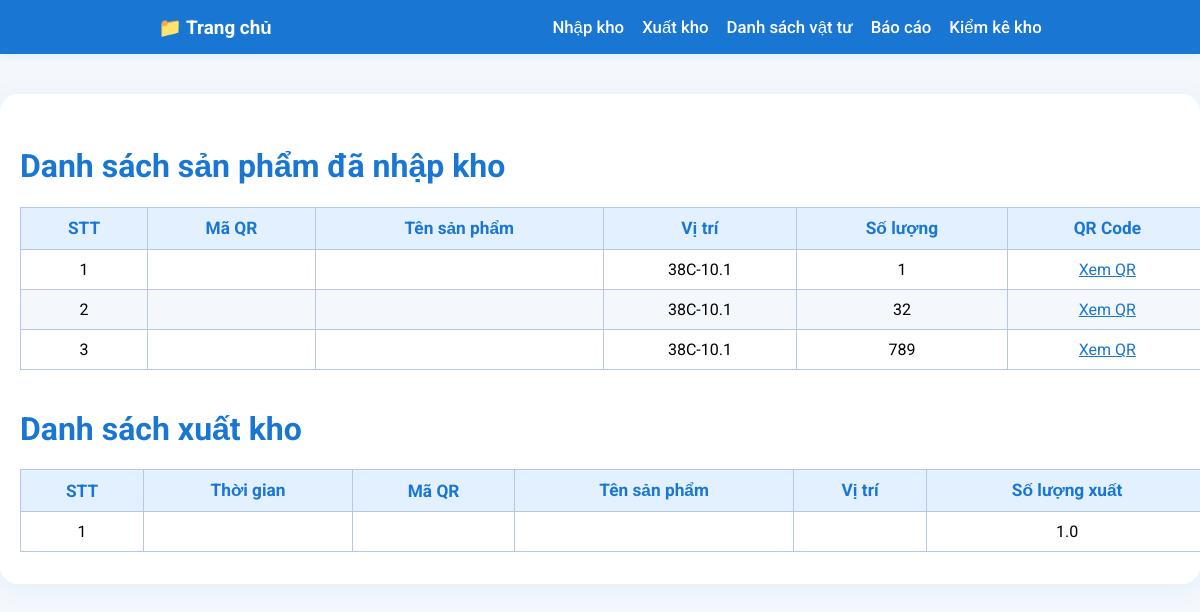
Page /danh-sach on the committed database.
### tables this page shows
CREATE TABLE MATERIAL (
            material_id INTEGER PRIMARY KEY,
            product_code TEXT,
            material_name TEXT,
            part_code TEXT,
            group_name TEXT,
            classification TEXT,
            specification TEXT,
            brand_name TEXT,
            unit TEXT,
            supplier_name TEXT,
            location TEXT,
            status TEXT,
            created_at DATETIME,
            updated_at DATETIME
        , imported_by TEXT, quantity INTEGER DEFAULT 0);

CREATE TABLE STOCK_TRANSACTION (
            transaction_id INTEGER PRIMARY KEY,
            material_id INTEGER,
            transaction_type TEXT,
            quantity REAL,
            transaction_date DATETIME,
            reference_number TEXT,
            notes TEXT,
            created_at DATETIME, imported_by TEXT,
            FOREIGN KEY(material_id) REFERENCES MATERIAL(material_id)
        );

### app.py (the view)
@app.route('/danh-sach')
def danh_sach():
    conn = get_db_connection()
    products = conn.execute('SELECT * FROM MATERIAL').fetchall()
    xuat_kho = conn.execute("""
        SELECT st.*, m.material_name, m.part_code FROM STOCK_TRANSACTION st
        JOIN MATERIAL m ON st.material_id = m.material_id
        WHERE st.transaction_type = 'output'
        ORDER BY st.created_at DESC
    """).fetchall()
    conn.close()
    return render_template('danh_sach.html', products=products, xuat_kho=xuat_kho)

### app.py (called while the page is built)
def get_db_connection():
    conn = sqlite3.connect(DATABASE_PATH)
    conn.row_factory = sqlite3.Row
    return conn

### templates/danh_sach.html (shortened to what this page needs)
<!DOCTYPE html>
<html lang="vi">
<head>
</head>
<body>
<nav>
    <div>
        <div style="display:flex;align-items:center;gap:12px;">
            <a href="/" style="color:#fff;font-weight:700;font-size:1.18rem;text-decoration:none;display:flex;align-items:center;gap:6px;">📁 Trang chủ</a>
        </div>
        <div style="display:flex;align-items:center;gap:18px;">
            <a href="/nhap-kho" style="color:#fff;text-decoration:none;font-weight:500;font-size:1.05rem;">Nhập kho</a>
            <a href="/xuat-kho" style="color:#fff;text-decoration:none;font-weight:500;font-size:1.05rem;">Xuất kho</a>
            <a href="/danh-sach" style="color:#fff;text-decoration:none;font-weight:500;font-size:1.05rem;">Danh sách vật tư</a>
            <a href="/bao-cao" style="color:#fff;text-decoration:none;font-weight:500;font-size:1.05rem;">Báo cáo</a>
            <a href="/kiem-ke" style="color:#fff;text-decoration:none;font-weight:500;font-size:1.05rem;">Kiểm kê kho</a>
        </div>
    </div>
</nav>
<div class="container">
    <div class="content-box">
        <h1>Danh sách sản phẩm đã nhập kho</h1>
        <table>
            <thead>
                <tr>
                    <th>STT</th>
                    <th>Mã QR</th>
                    <th>Tên sản phẩm</th>
                    <th>Vị trí</th>
                    <th>Số lượng</th>
                    <th>QR Code</th>
                </tr>
            </thead>
            <tbody>
                {% for p in products %}
                <tr>
                    <td>{{ loop.index }}</td>
                    <td>{{ p.qr_code }}</td>
                    <td>{{ p.product_name }}</td>
                    <td>{{ p.location }}</td>
                    <td>{{ p.quantity }}</td>
                    <td>
                        <a class="qr-link" href="/static/qr_codes/{{ p.qr_code }}.png" target="_blank">Xem QR</a>
                    </td>
                </tr>
                {% endfor %}
            </tbody>
        </table>
        <h1 style="margin-top:40px;">Danh sách xuất kho</h1>
        <table>
            <thead>
                <tr>
                    <th>STT</th>
                    <th>Thời gian</th>
                    <th>Mã QR</th>
                    <th>Tên sản phẩm</th>
                    <th>Vị trí</th>
                    <th>Số lượng xuất</th>
                </tr>
            </thead>
            <tbody>
                {% for x in xuat_kho %}
                <tr>
                    <td>{{ loop.index }}</td>
                    <td>{{ x.timestamp }}</td>
                    <td>{{ x.qr_code }}</td>
                    <td>{{ x.product_name }}</td>
                    <td>{{ x.location }}</td>
                    <td>{{ x.quantity }}</td>
                </tr>
                {% endfor %}
            </tbody>
        </table>
    </div>
</div>
</body>
</html>

### templates/danh_sach.html (style rules this page uses)
html, body { height: 100%; margin: 0; padding: 0; }
body { font-family: 'Roboto', Arial, sans-serif; background: #f4f8fd; margin: 0; }
nav { width: 100vw; background: #1976d2; padding: 0; box-shadow: 0 2px 8px rgba(25,118,210,0.10); margin-bottom: 0; }
nav div { max-width: 1300px; margin: 0 auto; display: flex; align-items: center; justify-content: space-between; padding: 0 18px; height: 54px; }
nav a { color: #fff; text-decoration: none; font-weight: 500; font-size: 1.05rem; }
.container, .main-container { max-width: 1200px; margin: 40px auto; background: #fff; border-radius: 18px; box-shadow: 0 4px 24px rgba(25,118,210,0.08); padding: 32px 20px; }
h1, h2, h3, h4, h5, h6, label, th { color: #1976d2; }
table { width: 100%; border-collapse: collapse; margin-top: 18px; background: #fff; }
th, td { border: 1px solid #b6c6e3; padding: 10px 14px; text-align: center; }
th { background: #e3f0ff; color: #1976d2; font-size: 1.08rem; }
tr:nth-child(even) { background: #f4f8fd; }
a.qr-link { color: #1976d2; text-decoration: underline; }
@media (max-width: 1200px) { .content-box, .nav { max-width: 99vw; width: 99vw; } }

### rows in the picture
MATERIAL: location "38C-10.1", quantity "1"
MATERIAL: location "38C-10.1", quantity "32"
MATERIAL: location "38C-10.1", quantity "789"
STOCK_TRANSACTION: quantity "1.0"
